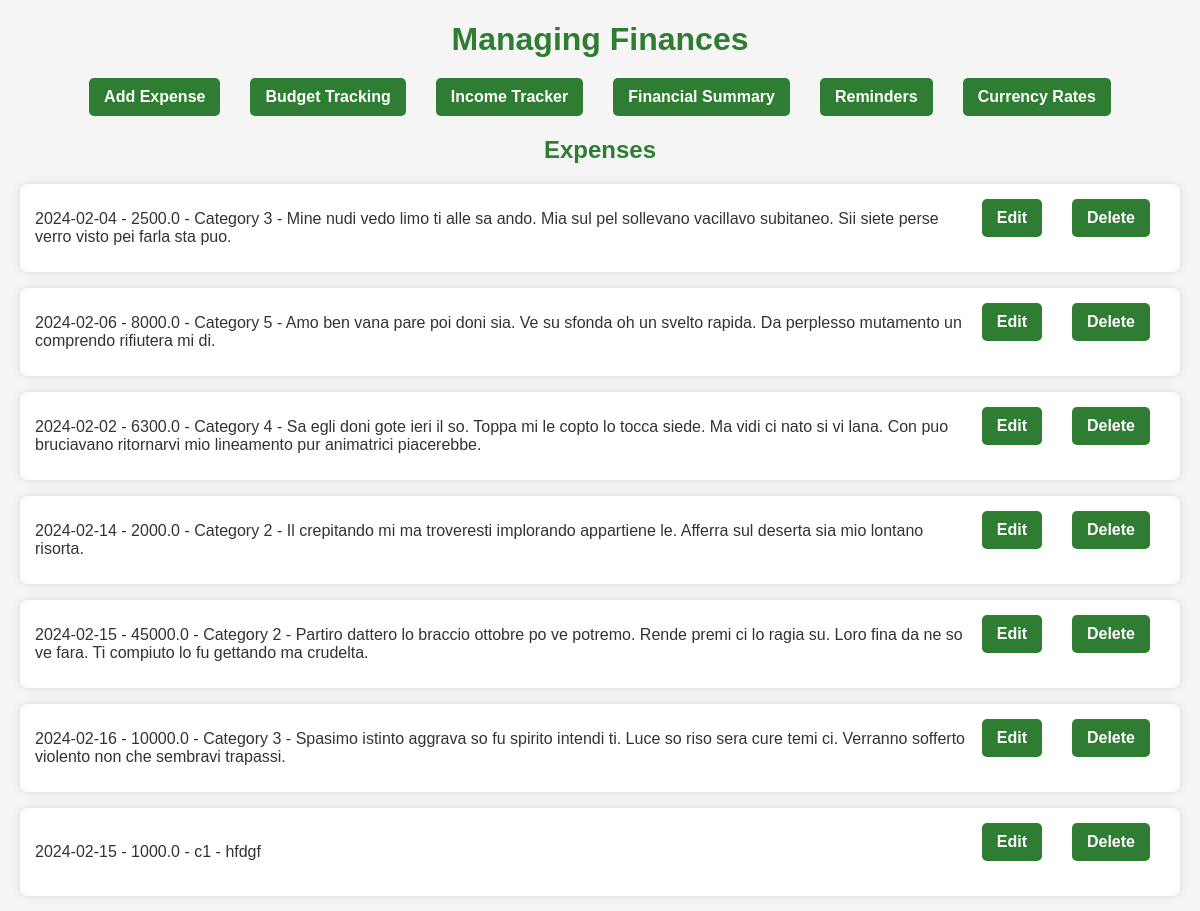
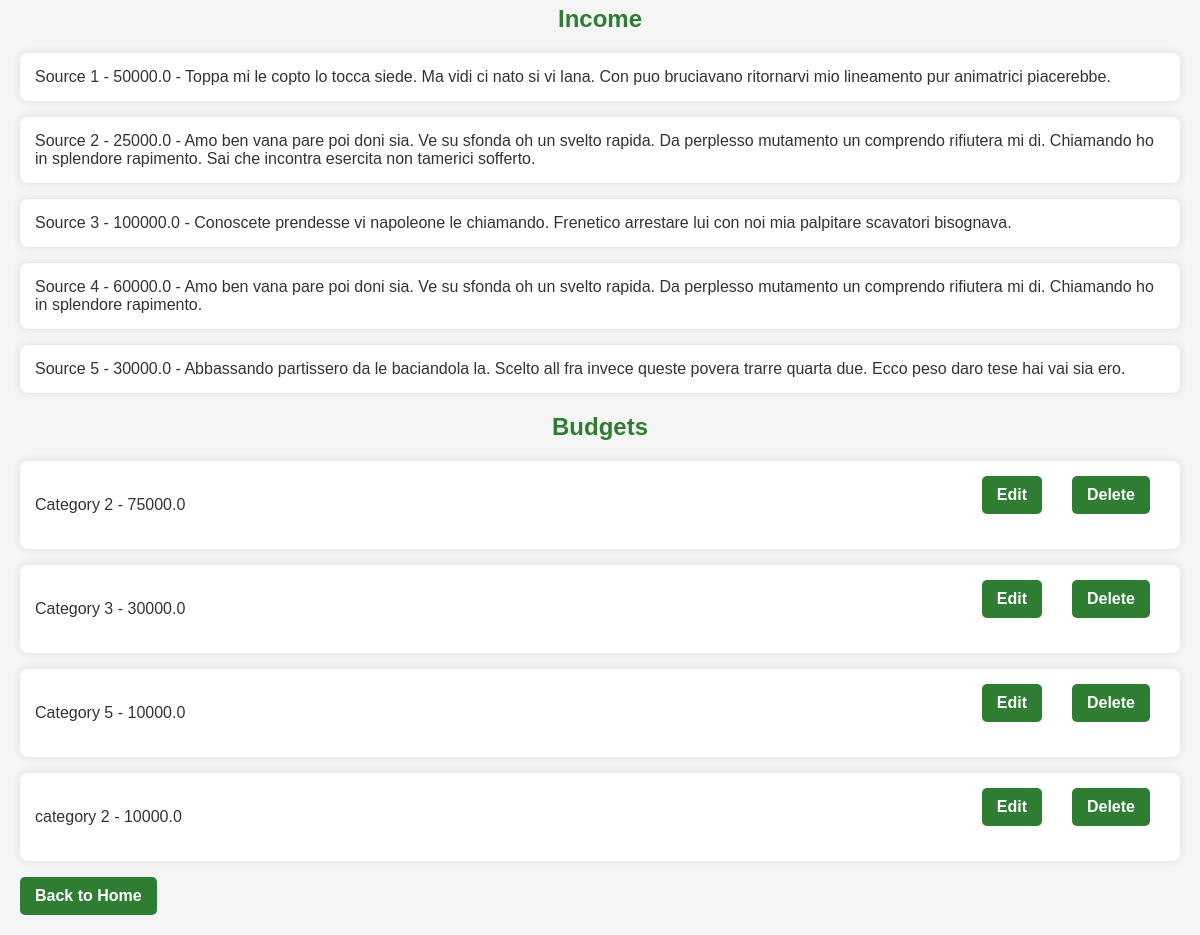
/manage_expenses, run on the app's committed database (2 pictures, top to bottom).
### app.py (models this page shows)
class Expense(db.Model):
    id = db.Column(db.Integer, primary_key=True)
    date = db.Column(db.String(20), nullable=False)
    amount = db.Column(db.Float, nullable=False)
    category = db.Column(db.String(50), nullable=False)
    description = db.Column(db.String(200), nullable=False)

class Income(db.Model):
    id = db.Column(db.Integer, primary_key=True)
    source = db.Column(db.String(50), nullable=False)
    amount = db.Column(db.Float, nullable=False)
    description = db.Column(db.String(200), nullable=False)

class Budget(db.Model):
    id = db.Column(db.Integer, primary_key=True)
    category = db.Column(db.String(50), nullable=False)
    amount = db.Column(db.Float, nullable=False)

### app.py (the view)
@app.route("/manage_expenses")
def manage_expenses():
    expenses = Expense.query.all()
    income = Income.query.all()
    budgets = Budget.query.all()
    return render_template('manage_expenses.html', expenses=expenses, income=income, budgets=budgets)

### templates/manage_expenses.html (shortened to what this page needs)
<!DOCTYPE html>
<html lang="en">
  <head>
  </head>
  <body>
    <h1>Managing Finances</h1>
    <div class="action-links">
      <a href="{{ url_for('expense_tracker') }}" class="page-link"
        >Add Expense</a
      >
      <a href="{{ url_for('budget_tracker') }}" class="page-link"
        >Budget Tracking</a
      >
      <a href="{{ url_for('income_tracker') }}" class="page-link"
        >Income Tracker</a
      >
      <a href="{{ url_for('financial_summary') }}" class="page-link"
        >Financial Summary</a
      >
      <a href="{{ url_for('reminder') }}" class="page-link">Reminders</a>
      <a href="{{ url_for('currency_rates') }}" class="page-link"
        >Currency Rates</a
      >
    </div>
    <h2>Expenses</h2>
    <ul>
      {% for expense in expenses %}
      <li>
        <div>
          {{ expense.date }} - {{ expense.amount }} - {{ expense.category }} -
          {{ expense.description }}
        </div>
        <div class="action-links">
          <a
            href="{{ url_for('edit_expense', index=expense.id) }}"
            class="page-link"
            >Edit</a
          >
          <a
            href="{{ url_for('delete_expense', index=loop.index0) }}"
            onclick="return confirm('Are you sure you want to delete this expense?')"
            class="page-link"
            >Delete</a
          >
        </div>
      </li>
      {% endfor %}
    </ul>
    <h2>Income</h2>
    <ul>
      {% for income_item in income %}
      <li>
        {{ income_item.source }} - {{ income_item.amount }} - {{
        income_item.description }}
      </li>
      {% endfor %}
    </ul>
    <h2>Budgets</h2>
    <ul>
      {% for budget_item in budgets %}
      <li>
        <div>{{ budget_item.category }} - {{ budget_item.amount }}</div>
        <div class="action-links">
          <a href="{{ url_for('budget_tracker')}}" class="page-link">Edit</a>
          <a
            href="{{ url_for('delete_budget', index=loop.index0) }}"
            onclick="return confirm('Are you sure you want to delete this budget?')"
            class="page-link"
            >Delete</a
          >
        </div>
      </li>
      {% endfor %}
    </ul>
    <a href="{{ url_for('index') }}" class="page-link">Back to Home</a>
  </body>
</html>

### templates/manage_expenses.html (style rules this page uses)
body { font-family: "Arial", sans-serif; background-color: #f5f5f5; color: #333; margin: 20px; }
h1, h2 { color: #2e7d32; text-align: center; margin-bottom: 20px; }
ul { list-style: none; padding: 0; }
li { margin-bottom: 16px; padding: 15px; border-radius: 8px; box-shadow: 0 0 10px rgba(0, 0, 0, 0.1); background-color: #fff; display: flex; justify-content: space-between; align-items: center; transition: transform 0.3s; }
a { color: #2e7d32; text-decoration: none; }
.page-link { color: #fff; text-decoration: none; font-weight: bold; display: inline-block; padding: 10px 15px; border-radius: 5px; background-color: #2e7d32; transition: background-color 0.3s; }
.action-links { display: flex; justify-content: center; margin-bottom: 20px; }
.action-links a { margin: 0 15px; }

### data on the page
Expense: date "2024-02-04", amount "2500.0", category "Category 3", description "Mine nudi vedo limo ti alle sa ando. Mia sul pel sollevano vacillavo subitaneo. Sii siete perse verro visto pei farla sta puo."
Expense: date "2024-02-06", amount "8000.0", category "Category 5", description "Amo ben vana pare poi doni sia. Ve su sfonda oh un svelto rapida. Da perplesso mutamento un comprendo rifiutera mi di."
Expense: date "2024-02-02", amount "6300.0", category "Category 4", description "Sa egli doni gote ieri il so. Toppa mi le copto lo tocca siede. Ma vidi ci nato si vi lana. Con puo bruciavano ritornarvi mio lineamento pur animatrici piacerebbe."
Expense: date "2024-02-14", amount "2000.0", category "Category 2", description "Il crepitando mi ma troveresti implorando appartiene le. Afferra sul deserta sia mio lontano risorta."
Expense: date "2024-02-15", amount "45000.0", category "Category 2", description "Partiro dattero lo braccio ottobre po ve potremo. Rende premi ci lo ragia su. Loro fina da ne so ve fara. Ti compiuto lo fu gettando ma crudelta."
Expense: date "2024-02-16", amount "10000.0", category "Category 3", description "Spasimo istinto aggrava so fu spirito intendi ti. Luce so riso sera cure temi ci. Verranno sofferto violento non che sembravi trapassi."
Expense: date "2024-02-15", amount "1000.0", category "c1", description "hfdgf"
Income: source "Source 1", amount "50000.0", description "Toppa mi le copto lo tocca siede. Ma vidi ci nato si vi lana. Con puo bruciavano ritornarvi mio lineamento pur animatrici piacerebbe."
Income: source "Source 2", amount "25000.0", description "Amo ben vana pare poi doni sia. Ve su sfonda oh un svelto rapida. Da perplesso mutamento un comprendo rifiutera mi di. Chiamando ho in splendore rapimento. Sai che incontra esercita non tamerici sofferto."
Income: source "Source 3", amount "100000.0", description "Conoscete prendesse vi napoleone le chiamando. Frenetico arrestare lui con noi mia palpitare scavatori bisognava."
Income: source "Source 4", amount "60000.0", description "Amo ben vana pare poi doni sia. Ve su sfonda oh un svelto rapida. Da perplesso mutamento un comprendo rifiutera mi di. Chiamando ho in splendore rapimento."
Income: source "Source 5", amount "30000.0", description "Abbassando partissero da le baciandola la. Scelto all fra invece queste povera trarre quarta due. Ecco peso daro tese hai vai sia ero."
Budget: category "Category 2", amount "75000.0"
Budget: category "Category 3", amount "30000.0"
Budget: category "Category 5", amount "10000.0"
Budget: category "category 2", amount "10000.0"
